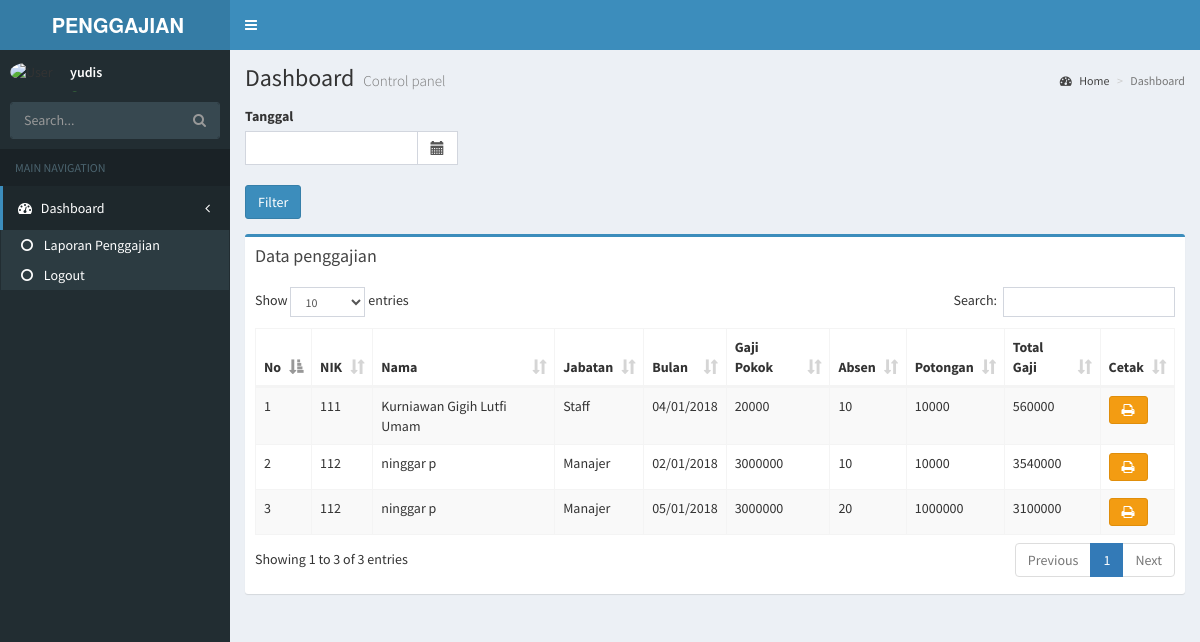
The app's page /?m1=laporan&m2=laporan (signed in) with its own data.
### tables this page shows
CREATE TABLE `penggajian` (
  `id` int(11) NOT NULL,
  `nama` varchar(100) NOT NULL,
  `jabatan` varchar(100) NOT NULL,
  `gajipokok` varchar(100) NOT NULL,
  `gajibulan` varchar(100) NOT NULL,
  `absen` varchar(100) NOT NULL,
  `potongan` varchar(100) NOT NULL,
  `totalgaji` varchar(100) NOT NULL,
  `nik` varchar(100) NOT NULL
);

### konten/laporan/laporan.php (the view, shortened to what this page needs)
<?php
if (isset($_POST['filter'])) {
    $bulan = $_POST['bulan'];
    if ($bulan == '') {
        $query = $koneksi->query("select * from penggajian");
    } else {
        $query = $koneksi->query("select * from penggajian where gajibulan = '" . $bulan . "' ");
    }
} else {
    $query = $koneksi->query("select * from penggajian");
}
?>
<div class="row">
    <form role="form" action="" method="post">
        <div class="col-md-3">
            <div class="form-group">
                <label>Tanggal</label>
                <div class='input-group date' id='datepicker'>
                    <input type='text' class="form-control" name="bulan"/>
                    <span class="input-group-addon">
                        <span class="glyphicon glyphicon-calendar"></span>
                    </span>
                </div>
                <br>
                <button type="submit" name="filter" class="btn btn-primary">Filter</button>
            </div>
        </div>
    </form>
    <div class="col-md-12">
        <div class="box box-primary">
            <div class="box-header with border">
                <h3 class="box-title">Data penggajian</h3>
            </div>
            <div class="box-body">
                <table id="example1" class="table table-bordered table-striped">
                    <thead>
                    <tr>
                        <th>No</th>
                        <th>NIK</th>
                        <th>Nama</th>
                        <th>Jabatan</th>
                        <th>Bulan</th>
                        <th>Gaji Pokok</th>
                        <th>Absen</th>
                        <th>Potongan</th>
                        <th>Total Gaji</th>
                        <th>Cetak</th>
                    </tr>
                    </thead>
                    <?php
                    while ($tampil = $query->fetch_assoc()) {
                        @$a++;
                        ?>
                        <tr>
                            <td><?= $a ?></td>
                            <td><?= $tampil['nik'] ?></td>
                            <td><?= $tampil['nama'] ?></td>
                            <td><?= $tampil['jabatan'] ?></td>
                            <td><?= $tampil['gajibulan'] ?></td>
                            <td><?= $tampil['gajipokok'] ?></td>
                            <td><?= $tampil['absen'] ?></td>
                            <td><?= $tampil['potongan'] ?></td>
                            <td><?= $tampil['totalgaji'] ?></td>
                            <td><a href="
						?m1=laporan&m2=invoice&id_print=<?= $tampil['id'] ?>" target="_bank" class="
						btn btn-success btn-warning fa fa-print"></a></td>
                        </tr>
                    <?php } ?>
                </table>
            </div>
        </div>
    </div>

### index.php (shortened to what this page needs)
<?php
if (!empty($_SESSION['id_admin'])){
?>
<!DOCTYPE html>
<html>
<head>
  <link rel="stylesheet" href="aset/bower_components/bootstrap/dist/css/bootstrap.min.css">
  <link rel="stylesheet" href="aset/bower_components/font-awesome/css/font-awesome.min.css">
  <link rel="stylesheet" href="aset/bower_components/Ionicons/css/ionicons.min.css">
  <link rel="stylesheet" href="aset/dist/css/AdminLTE.min.css">
  <link rel="stylesheet" href="aset/dist/css/skins/_all-skins.min.css">
  <link rel="stylesheet" href="aset/bower_components/morris.js/morris.css">
  <link rel="stylesheet" href="aset/bower_components/jvectormap/jquery-jvectormap.css">
  <link rel="stylesheet" href="aset/bower_components/bootstrap-datepicker/dist/css/bootstrap-datepicker.min.css">
  <link rel="stylesheet" href="aset/bower_components/bootstrap-daterangepicker/daterangepicker.css">
  <link rel="stylesheet" href="aset/plugins/bootstrap-wysihtml5/bootstrap3-wysihtml5.min.css">
  <link rel="stylesheet" href="aset/bower_components/datatables.net-bs/css/dataTables.bootstrap.min.css">
  <link rel="stylesheet" href="aset/bower_components/bootstrap-datepicker/dist/css/bootstrap-datepicker.min.css">
  <link rel="stylesheet" href="aset/plugins/timepicker/bootstrap-timepicker.min.css">
</head>
<body class="hold-transition skin-blue sidebar-mini">
<div class="wrapper">
<body class="hold-transition skin-red sidebar-mini">
  <div class="wrapper">
  <header class="main-header">
    <a class="logo" href="index.php">
  <strong>PENGGAJIAN</strong>
    </a>
    <nav class="navbar navbar-static-top">
      <a href="#" class="sidebar-toggle" data-toggle="push-menu" role="button">
      </a>
    </nav>
  </header>
  <aside class="main-sidebar">
    <section class="sidebar">
      <div class="user-panel">
        <div class="pull-left image">
          <img src="aset/img/logo.jpg" class="img-circle" alt="User Image">
        </div>
        <div class="pull-left info">
          <p><?php echo $_SESSION['username']?></p>
          <a href="#"><i class="fa fa-circle text-success"></i> Online</a>
        </div>
      </div>
      <form action="#" method="get" class="sidebar-form">
        <div class="input-group">
          <input type="text" name="q" class="form-control" placeholder="Search...">
          <span class="input-group-btn">
                <button type="submit" name="search" id="search-btn" class="btn btn-flat"><i class="fa fa-search"></i>
                </button>
              </span>
        </div>
      </form>
      <ul class="sidebar-menu" data-widget="tree">
        <li class="header">MAIN NAVIGATION</li>
        <li class="active treeview">
          <a href="#">
            <i class="fa fa-dashboard"></i> <span>Dashboard</span>
            <span class="pull-right-container">
              <i class="fa fa-angle-left pull-right"></i>
            </span>
          </a>
          <ul class="treeview-menu">
            <?php
              if ($_SESSION['level']=='admin') {
            ?>
             <li class="active"><a href="?m1=admin&m2=admin"><i class="fa fa-circle-o"></i> Admin</a></li>
            <li class="active"><a href="?m1=karyawan&m2=datakaryawan"><i class="fa fa-circle-o"></i>Data Karyawan</a></li>
            <li class="active"><a href="?m1=penggajian&m2=penggajian"><i class="fa fa-circle-o"></i> Kelola Penggajian</a></li>
            <li class="active"><a href="?m1=laporan&m2=laporan"><i class="fa fa-circle-o"></i> Laporan Penggajian</a></li>
            <li class="active"><a href="logout.php"><i class="fa fa-circle-o"></i> Logout</a></li>
            <?php
            }else{
            ?>
            <li class="active"><a href="?m1=laporan&m2=laporan"><i class="fa fa-circle-o"></i> Laporan Penggajian</a></li>
            <li class="active"><a href="logout.php"><i class="fa fa-circle-o"></i> Logout</a></li>
            <?php } ?>
          </ul>
        </li>
    </section>
  </aside>
  <div class="content-wrapper">
    <section class="content-header">
      <h1>
        Dashboard
        <small>Control panel</small>
      </h1>
      <ol class="breadcrumb">
        <li><a href="#"><i class="fa fa-dashboard"></i> Home</a></li>
        <li class="active">Dashboard</li>
      </ol>
    </section>
    <section class="content">
  <?
  if(empty($_GET['m1']) || empty($_GET['m2']))
  {
    include "beranda.php";
  }
  else
  {
    include "konten/".$_GET['m1']."/".$_GET['m2'].".php";
  }
  ?>
        </section>
      </div>
  </div>
</div>
</body>
</html>
<?php
}else{
    include "login.php";
}

### records on screen
penggajian: nik "111", nama "Kurniawan Gigih Lutfi Umam", jabatan "Staff", gajibulan "04/01/2018", gajipokok "20000", absen "10", potongan "10000", totalgaji "560000"
penggajian: nik "112", nama "ninggar p", jabatan "Manajer", gajibulan "02/01/2018", gajipokok "3000000", absen "10", potongan "10000", totalgaji "3540000"
penggajian: nik "112", nama "ninggar p", jabatan "Manajer", gajibulan "05/01/2018", gajipokok "3000000", absen "20", potongan "1000000", totalgaji "3100000"

### other values on screen
$_SESSION['username'] "yudis"
